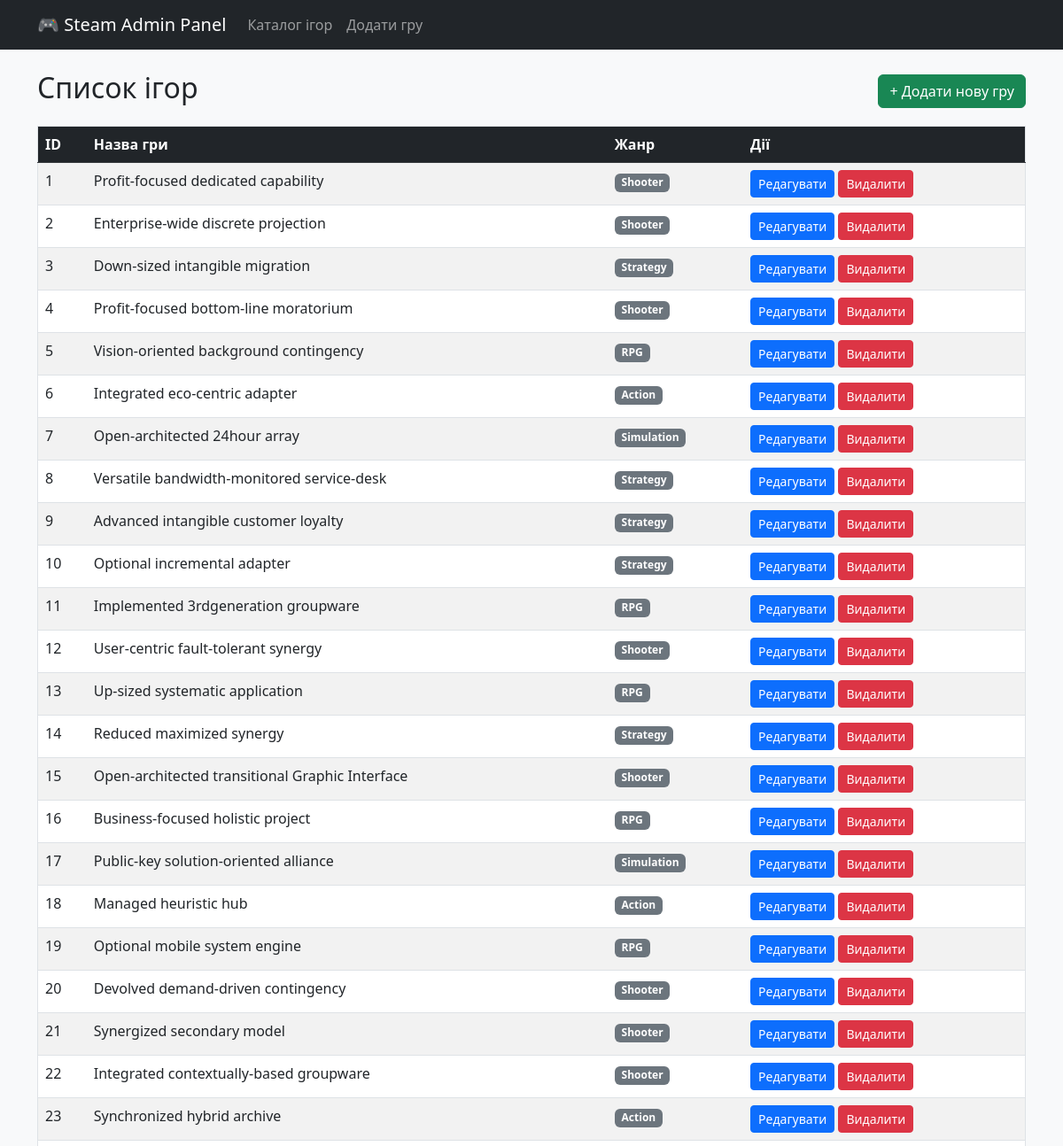
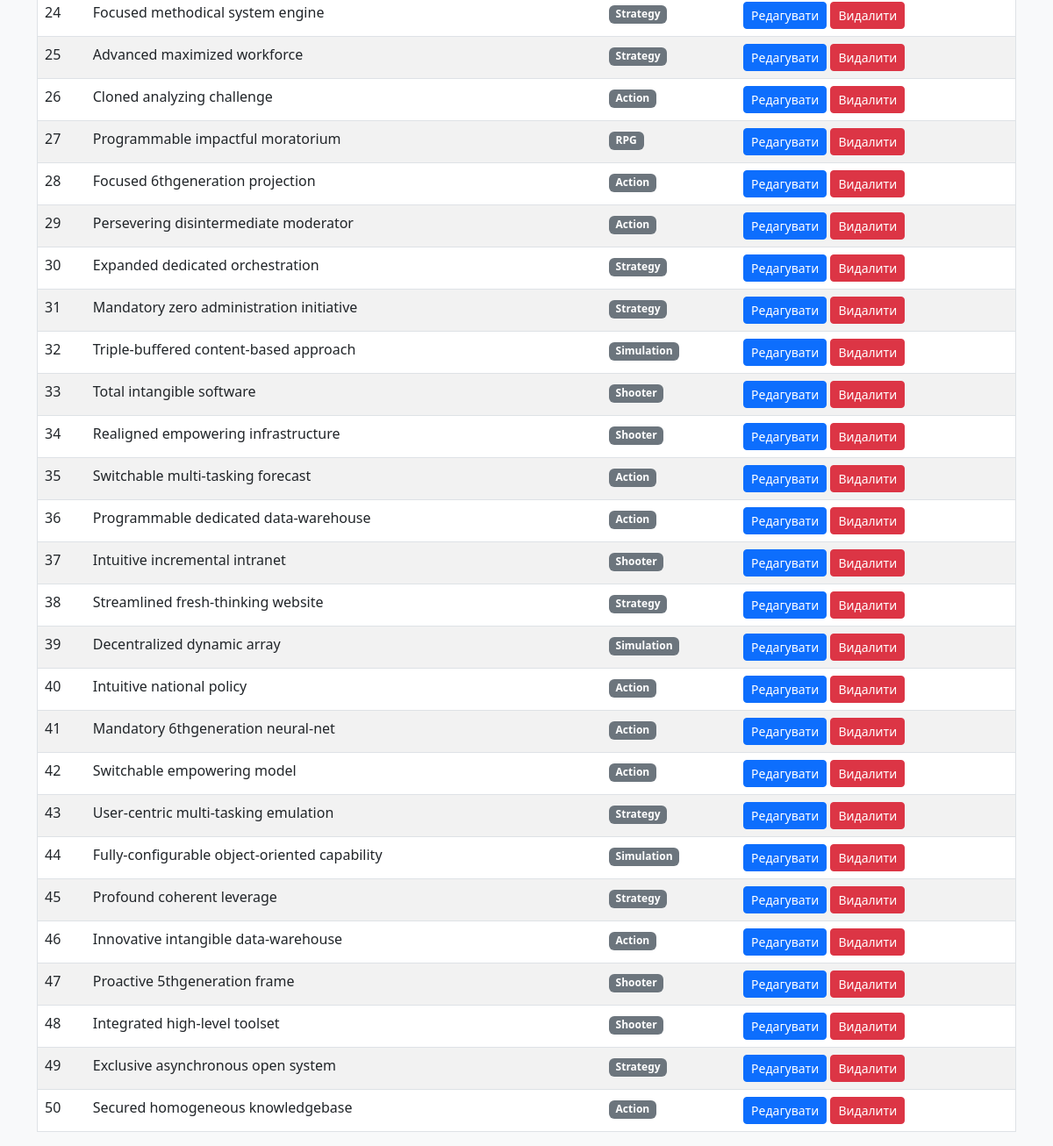
Before: /games with the older database file (2 pictures, top to bottom).
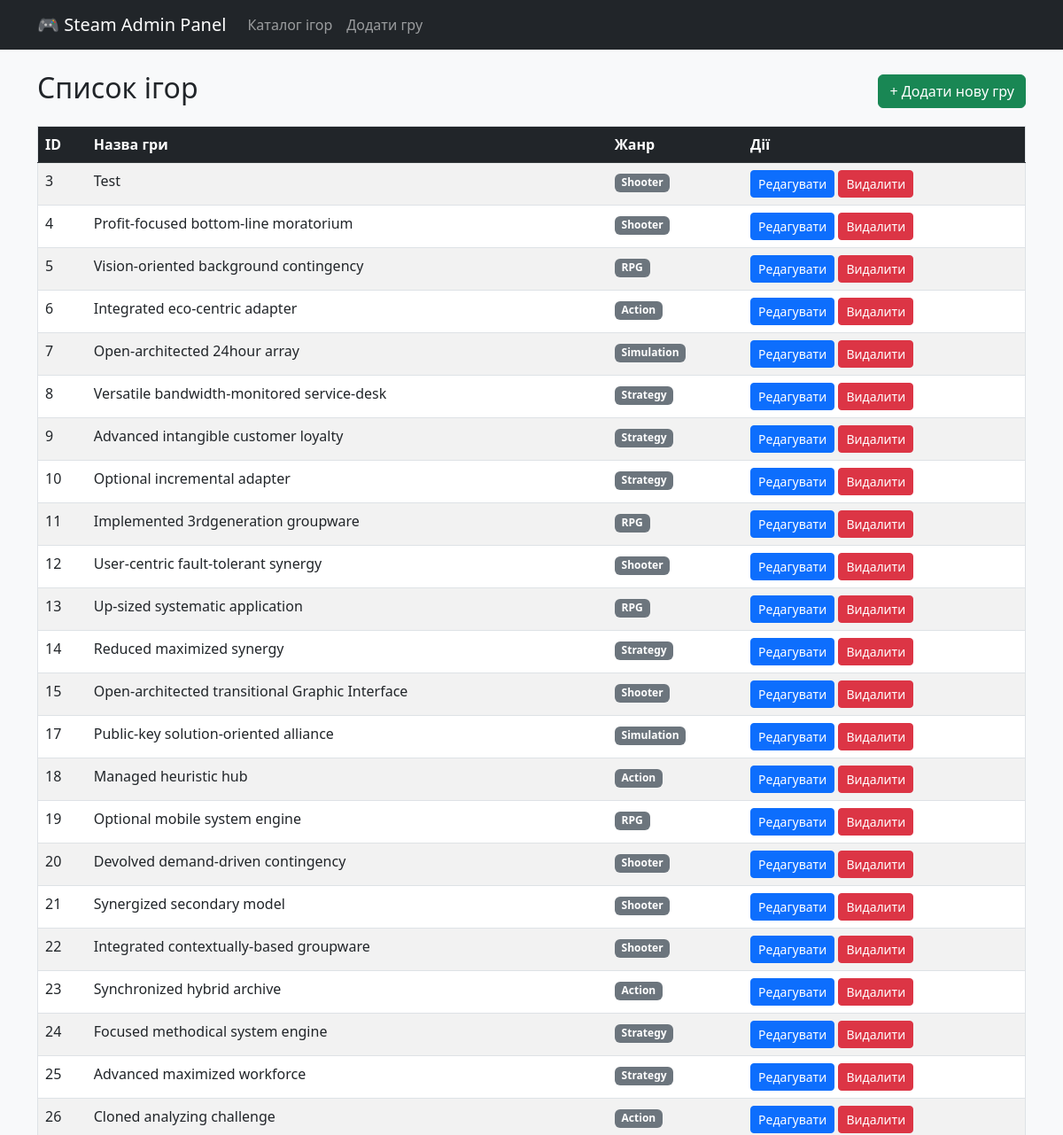
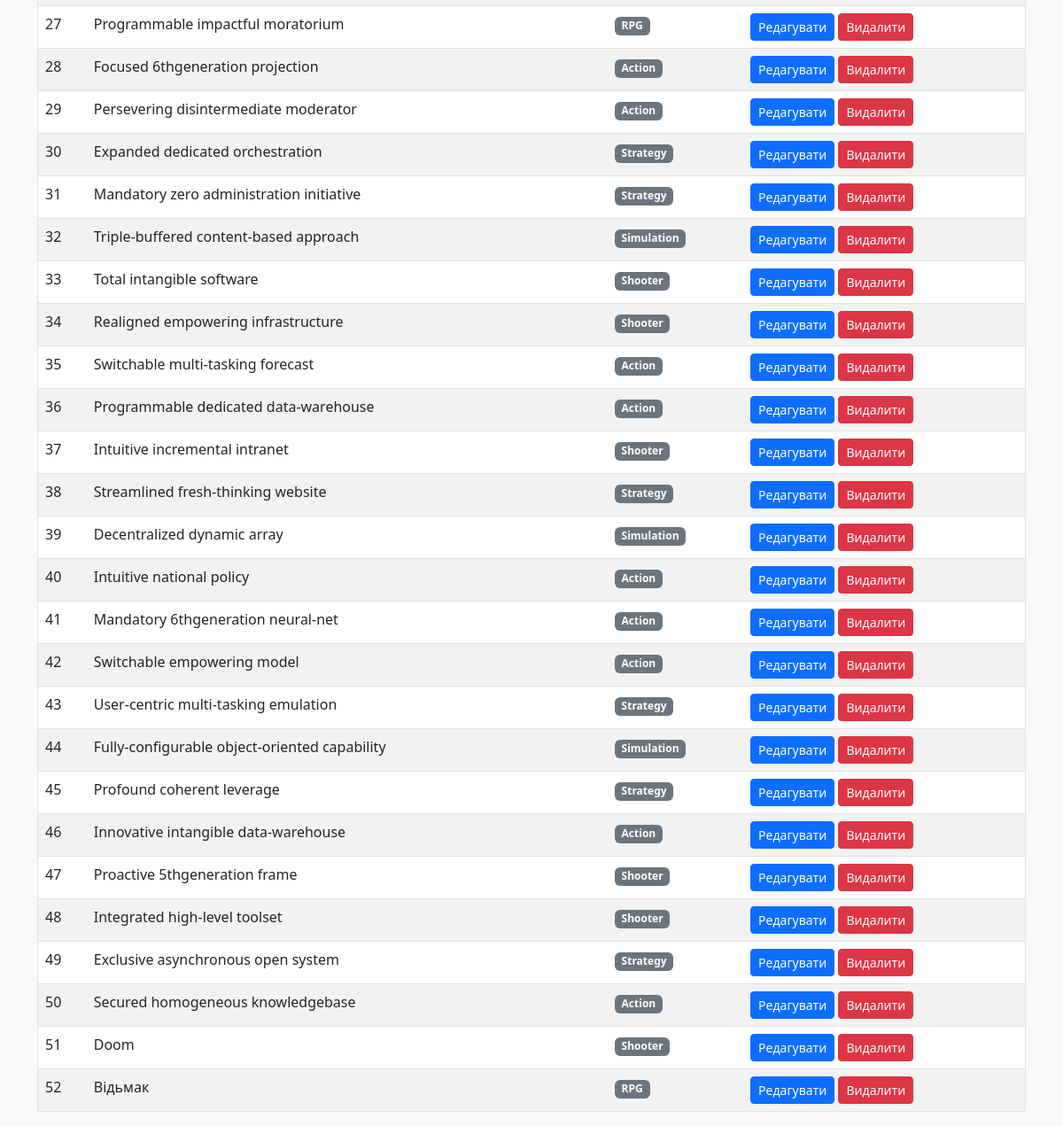
After: the same page with the newer database file (2 pictures, top to bottom).
### data_access/models.py (models this page shows)
class Game(Base):
    __tablename__ = 'games'
    gameId = Column(Integer, primary_key=True, index=True)
    title = Column(String, index=True, nullable=False)
    genre = Column(String, nullable=False)
    developer = Column(String, nullable=False)
    game_type = Column(String)  # 'mmo' або 'singleplayer'
    serverUrl = Column(String, nullable=True)
    difficulty = Column(String, nullable=True)
    sessions = relationship("GameSession", back_populates="game")
    achievements = relationship("Achievement", back_populates="game")

### presentation/web_routers.py (the view)
@router.get("/games", response_class=HTMLResponse)
def list_games(
        request: Request,
        service: SteamPlatformService = Depends(get_platform_service)
):
    games_from_db = service.get_all_games()
    return templates.TemplateResponse(
        request=request,
        name="games_list.html",
        context={"request": request, "games": games_from_db}
    )

### templates/games_list.html (shortened to what this page needs)
{% extends "base.html" %}
{% block content %}
<div class="d-flex justify-content-between align-items-center mb-3">
    <h2>Список ігор</h2>
    <a href="/games/new" class="btn btn-success">+ Додати нову гру</a>
</div>
<table class="table table-striped table-hover border">
    <thead class="table-dark">
        <tr>
            <th>ID</th>
            <th>Назва гри</th>
            <th>Жанр</th>
            <th>Дії</th>
        </tr>
    </thead>
    <tbody>
        {% for game in games %}
        <tr>
            <td>{{ game.gameId }}</td>
            <td>{{ game.title }}</td>
            <td><span class="badge bg-secondary">{{ game.genre }}</span></td>
            <td>
                <a href="/games/edit/{{ game.gameId }}" class="btn btn-sm btn-primary">Редагувати</a>
                <form action="/games/delete/{{ game.gameId }}" method="POST" style="display:inline;">
                    <button type="submit" class="btn btn-sm btn-danger" onclick="return confirm('Точно видалити гру?')">Видалити</button>
                </form>
            </td>
        </tr>
        {% else %}
        <tr>
            <td colspan="4" class="text-center text-muted py-4">
                Ігор поки немає. Спочатку завантажте CSV через клієнт-скрипт або додайте гру вручну.
            </td>
        </tr>
        {% endfor %}
    </tbody>
</table>
{% endblock %}

### templates/base.html (shortened to what this page needs)
<!DOCTYPE html>
<html lang="uk">
<head>
    <link href="https://cdn.jsdelivr.net/npm/bootstrap@5.3.0/dist/css/bootstrap.min.css" rel="stylesheet">
</head>
<body class="bg-light">
    <nav class="navbar navbar-expand-lg navbar-dark bg-dark mb-4">
        <div class="container">
            <a class="navbar-brand" href="/games">🎮 Steam Admin Panel</a>
            <div class="collapse navbar-collapse">
                <ul class="navbar-nav me-auto mb-2 mb-lg-0">
                    <li class="nav-item">
                        <a class="nav-link" href="/games">Каталог ігор</a>
                    </li>
                    <li class="nav-item">
                        <a class="nav-link" href="/games/new">Додати гру</a>
                    </li>
                </ul>
            </div>
        </div>
    </nav>
    <div class="container">
        {% block content %}
        {% endblock %}
    </div>
</body>
</html>

Changed rows visible on the page:
removed Game: gameId "1", title "Profit-focused dedicated capability", genre "Shooter"
removed Game: gameId "2", title "Enterprise-wide discrete projection", genre "Shooter"
removed Game: gameId "16", title "Business-focused holistic project", genre "RPG"
changed Game id 3: title "Down-sized intangible migration" → "Test"; genre "Strategy" → "Shooter"
added Game: gameId "51", title "Doom", genre "Shooter"
added Game: gameId "52", title "Відьмак", genre "RPG"
